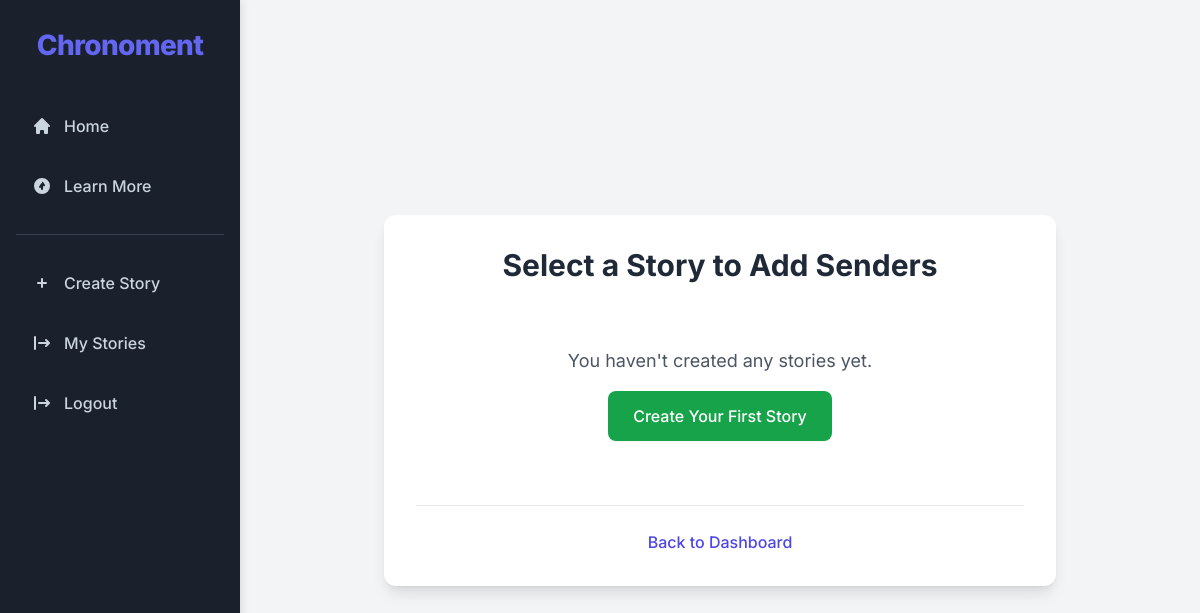
/select-story-for-senders/ (signed in), run on an earlier commit of the app's database.
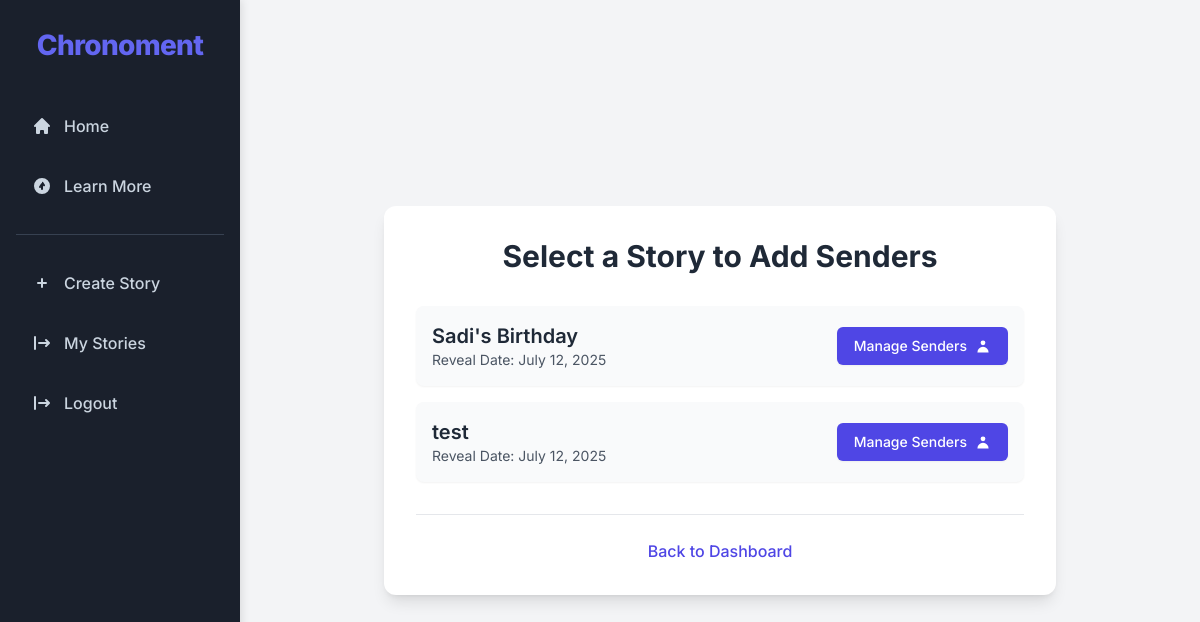
And on a later commit of the database.
### main/models.py (models this page shows, shortened)
class Stories(models.Model):
    organiser = models.ForeignKey(Organisers, on_delete=models.CASCADE, related_name='stories')
    title = models.CharField(max_length=255)
    main_message = models.TextField()
    reveal_date = models.DateField()
    qr_code_url = models.URLField(max_length=500, blank=True, null=True) # URL for the QR code
    topper_identifier = models.CharField(
        max_length=100,
        unique=True,
        blank=False,
        null=False,
        help_text="Unique code printed on the physical cake topper's QR code."
    )
    max_senders = models.PositiveIntegerField(
        default=6, # A reasonable default, adjust as needed
        help_text="Maximum number of senders allowed to contribute to this story."
    )
    created_at = models.DateTimeField(auto_now_add=True)
    updated_at = models.DateTimeField(auto_now=True)
    class Meta:
        verbose_name_plural = "Stories" # Correct pluralization for admin

### main/views.py (the view)
# urls.py: path('select-story-for-senders/', views.select_story_for_senders, name='select_story_for_senders'),
@login_required
def select_story_for_senders(request):
    organiser_stories = Stories.objects.filter(
        organiser=request.user,
        reveal_date__gte=timezone.now().date() # Filter for future reveal dates
    ).order_by('-created_at') # Order by creation date, newest first
    context = {
        'stories': organiser_stories,
        'page_title': 'Select Story to Add Senders'
    }
    return render(request, 'main/select_story_for_senders.html', context)

### main/templates/main/select_story_for_senders.html (shortened to what this page needs)
{% extends 'main/base.html' %}
{% load static %}
{% block content %}
<div class="container mx-auto px-4 py-8">
    <div class="bg-white p-8 rounded-xl shadow-lg w-full max-w-2xl mx-auto">
        <h2 class="text-3xl font-bold text-center text-gray-800 mb-8">Select a Story to Add Senders</h2>
        {% if stories %}
            <ul class="space-y-4">
                {% for story in stories %}
                    <li class="bg-gray-50 p-4 rounded-lg shadow-sm flex items-center justify-between">
                        <div>
                            <h3 class="text-xl font-semibold text-gray-800">{{ story.title }}</h3>
                            <p class="text-gray-600 text-sm">Reveal Date: {{ story.reveal_date|date:"F j, Y" }}</p>
                        </div>
                        <a href="{% url 'manage_senders_for_story' story.id %}"
                           class="inline-flex items-center px-4 py-2 border border-transparent text-sm font-medium rounded-md shadow-sm text-white bg-indigo-600 hover:bg-indigo-700 focus:outline-none focus:ring-2 focus:ring-offset-2 focus:ring-indigo-500 transition duration-150 ease-in-out">
                            Manage Senders
                            <svg class="w-4 h-4 ml-2" fill="currentColor" viewBox="0 0 20 20" xmlns="http://www.w3.org/2000/svg"><path fill-rule="evenodd" d="M10 9a3 3 0 100-6 3 3 0 000 6zm-7 9a7 7 0 1114 0H3z" clip-rule="evenodd"></path></svg>
                        </a>
                    </li>
                {% endfor %}
            </ul>
        {% else %}
            <div class="text-center py-8">
                <p class="text-gray-600 text-lg mb-4">You haven't created any stories yet.</p>
                <a href="{% url 'create_story' %}"
                   class="inline-flex items-center px-6 py-3 border border-transparent text-base font-medium rounded-lg shadow-sm text-white bg-green-600 hover:bg-green-700 focus:outline-none focus:ring-2 focus:ring-offset-2 focus:ring-green-500 transition duration-150 ease-in-out">
                    Create Your First Story
                </a>
            </div>
        {% endif %}
        <div class="text-center mt-8 pt-6 border-t border-gray-200">
            <a href="{% url 'home' %}" class="font-medium text-indigo-600 hover:text-indigo-500">Back to Dashboard</a>
        </div>
    </div>
</div>
{% endblock %}

What changed in the data, as far as the page shows it:
added Stories: title "Sadi's Birthday", reveal_date "July 12, 2025"
now on this page (row edited): Stories: title "test", reveal_date "July 12, 2025"
Also different on the page:
text no longer shown: "You haven't created any stories yet. Create Your First Story"
